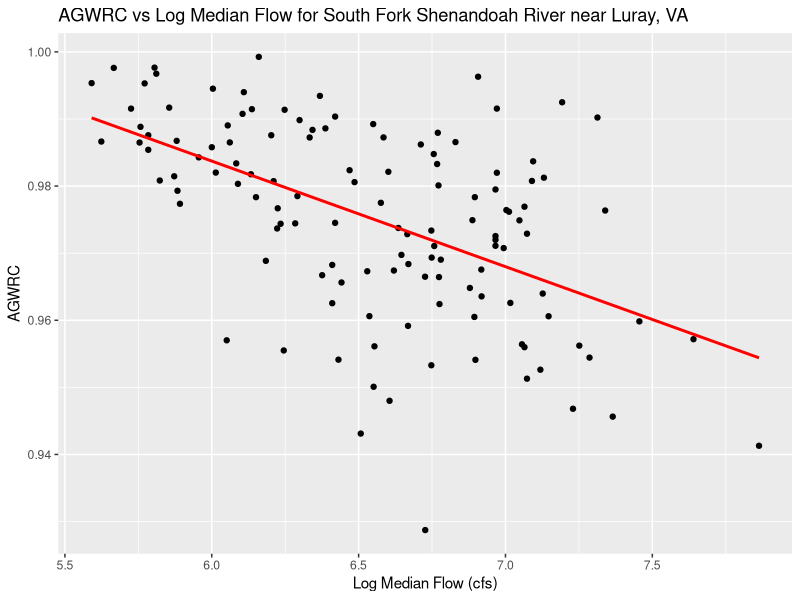
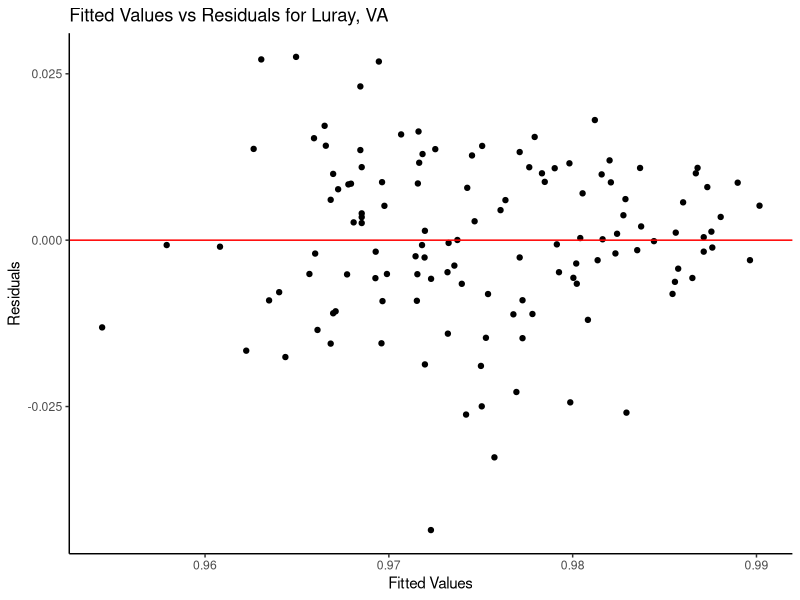

The R script that drew these images, in order:
### This script quantifies heteroscedasticity 

library(tidyverse)

# load in the csv file for a gage of interest
# in this case, gage 01629500
Luray_usgs_events <- read_csv("LuraySummaryStats.csv")

# add a new column for log flow
reg_df <- Luray_usgs_events %>%
  mutate(logQ = log(median_flow))

# run a linear model where event_AGWRC is the dependent variable
# and logQ is the independent variable
model <- lm(event_AGWRC ~ logQ, data = reg_df)
model_summary <- summary(model)

# Plot AGWRC vs logQ with regression line
ggplot(reg_df, aes(x = logQ, y = event_AGWRC)) +
  geom_point() +
  geom_smooth(method = "lm",
              color = "red",
              se = FALSE) + 
  labs(x = "Log Median Flow (cfs)",
       y = "AGWRC",
       title = "AGWRC vs Log Median Flow for South Fork Shenandoah River near Luray, VA")

# create a dataframe with fitted values and residuals for visual inspection
heteroscedasticity_test <- data.frame(
  Fitted = fitted(model),
  Residuals = resid(model)
)

# plot fitted values vs residuals 
ggplot(heteroscedasticity_test, aes(x = Fitted, y = Residuals)) +
  geom_point() +
  geom_hline(yintercept = 0, color = "red") +
  theme_classic() +
  labs(
    title = "Fitted Values vs Residuals for Luray, VA",
    x = "Fitted Values",
    y = "Residuals"
  )

# Breusch–Pagan test for quantitative approach
# this test does assume normal residuals
library(lmtest)
bp_test <- bptest(model)
print(bp_test)

# White test for quantitative approach
# this test is a more general approach that does not assume a linear form
# for heteroscedasticity ---> more flexible test
white_test <- bptest(model, ~fitted(model) + I(fitted(model)^2))
print(white_test)

#### Interpretation ####
# Ho: homoscedasticity (residual variance is constant)
# Ha: heteroscedasticity (residual variance changes with predictors)
# if p-value < 0.05 --> reject Ho (sufficient evidence for heteroscedasticity)
# if p-value > 0.05 --> fail to reject Ho (no sufficient evidence for heteroscedasticity)
